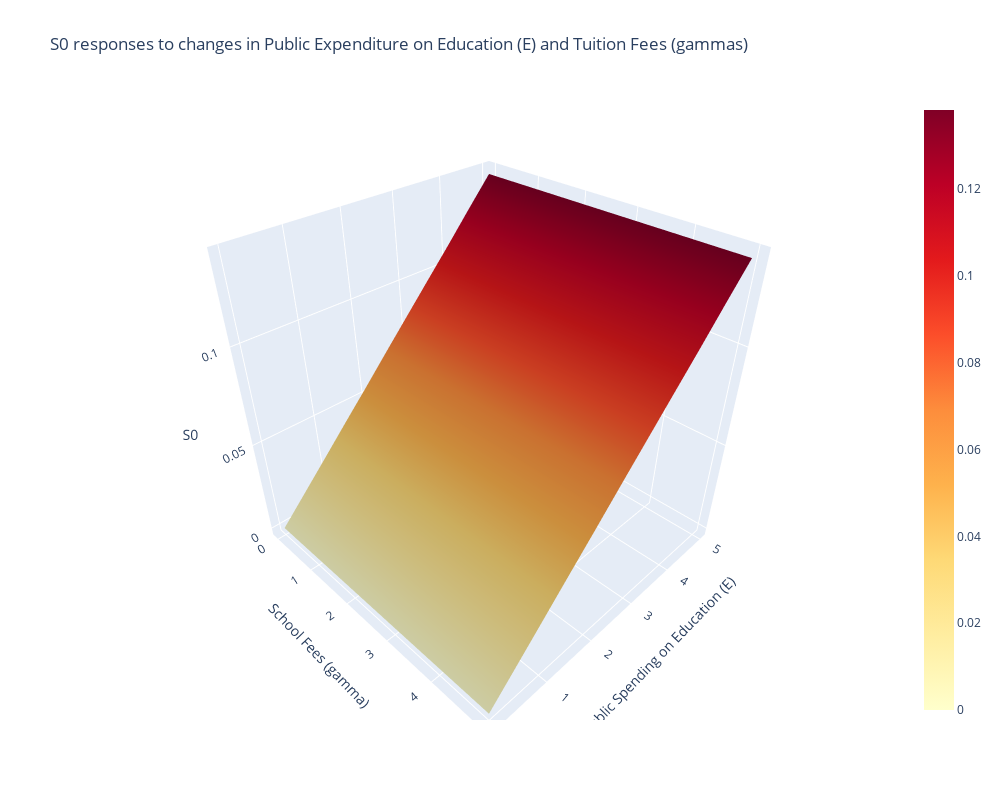

Source (notebook cell):
### Markdown cell above
### Changes in Shooling at period t (S0) in response to increases in public spending on education and school fees, both per person.

### Code cell
# Create the boxes to store the values
S0_values = np.zeros((len(Es), len(gammas)))
model = HumanCapitalModelClass()

# Here we are looping over all possible values in the parameters E and Gamma
for j, gamma in enumerate(gammas):
    for i, E in enumerate(Es):
        model.par.E = E
        model.par.gamma = gamma
        sol_1 = model.solve_continously()
        S0_values[i, j] = sol_1.S0

# Here we are storing the values created before (Es and Gammas)
Es_mesh, gammas_mesh = np.meshgrid(Es, gammas)

# Ploting in 3D
fig = go.Figure(data=[go.Surface(x=Es_mesh, y=gammas_mesh, z=S0_values.T)])
# This part of the code is important because is how to set the point labels and color of the grid
fig.update_traces(
    colorscale="YlOrRd",  # Set the color scale
    hovertemplate="E: %{x}<br>gamma: %{y}<br>S0: %{z}<extra></extra>" 
)
# Just the plot
fig.update_layout(
    scene=dict(
        xaxis=dict(title="Public Spending on Education (E)", autorange="reversed"),
        yaxis_title="School Fees (gamma)",
        zaxis_title="S0"
    ),
    title="S0 responses to changes in Public Expenditure on Education (E) and Tuition Fees (gammas)",
    width=1000,
    height=800
)
fig.show()

### Figure 1 — Plotly figure (JSON) as saved in the notebook; plotly's stock layout.template omitted (floating-point values rounded to 4 significant figures)
{"data": [{"colorscale": [[0, "rgb(255,255,204)"], [0.125, "rgb(255,237,160)"], [0.25, "rgb(254,217,118)"], [0.375, "rgb(254,178,76)"], [0.5, "rgb(253,141,60)"], [0.625, "rgb(252,78,42)"], [0.75, "rgb(227,26,28)"], [0.875, "rgb(189,0,38)"], [1, "rgb(128,0,38)"]], "hovertemplate": "E: %{x}<br>gamma: %{y}<br>S0: %{z}<extra></extra>", "type": "surface", "x": [[0, 0.5, 1, 1.5, 2, 2.5, 3, 3.5, 4, 4.5, 5], [0, 0.5, 1, 1.5, 2, 2.5, 3, 3.5, 4, 4.5, 5], [0, 0.5, 1, 1.5, 2, 2.5, 3, 3.5, 4, 4.5, 5], [0, 0.5, 1, 1.5, 2, 2.5, 3, 3.5, 4, 4.5, 5], [0, 0.5, 1, 1.5, 2, 2.5, 3, 3.5, 4, 4.5, 5], [0, 0.5, 1, 1.5, 2, 2.5, 3, 3.5, 4, 4.5, 5], [0, 0.5, 1, 1.5, 2, 2.5, 3, 3.5, 4, 4.5, 5], [0, 0.5, 1, 1.5, 2, 2.5, 3, 3.5, 4, 4.5, 5], [0, 0.5, 1, 1.5, 2, 2.5, 3, 3.5, 4, 4.5, 5], [0, 0.5, 1, 1.5, 2, 2.5, 3, 3.5, 4, 4.5, 5], [0, 0.5, 1, 1.5, 2, 2.5, 3, 3.5, 4, 4.5, 5]], "y": [[0, 0, 0, 0, 0, 0, 0, 0, 0, 0, 0], [0.5, 0.5, 0.5, 0.5, 0.5, 0.5, 0.5, 0.5, 0.5, 0.5, 0.5], [1, 1, 1, 1, 1, 1, 1, 1, 1, 1, 1], [1.5, 1.5, 1.5, 1.5, 1.5, 1.5, 1.5, 1.5, 1.5, 1.5, 1.5], [2, 2, 2, 2, 2, 2, 2, 2, 2, 2, 2], [2.5, 2.5, 2.5, 2.5, 2.5, 2.5, 2.5, 2.5, 2.5, 2.5, 2.5], [3, 3, 3, 3, 3, 3, 3, 3, 3, 3, 3], [3.5, 3.5, 3.5, 3.5, 3.5, 3.5, 3.5, 3.5, 3.5, 3.5, 3.5], [4, 4, 4, 4, 4, 4, 4, 4, 4, 4, 4], [4.5, 4.5, 4.5, 4.5, 4.5, 4.5, 4.5, 4.5, 4.5, 4.5, 4.5], [5, 5, 5, 5, 5, 5, 5, 5, 5, 5, 5]], "z": [[0, 0.01377, 0.02755, 0.04142, 0.05512, 0.06908, 0.08286, 0.0966, 0.1103, 0.1244, 0.1382], [0, 0.01377, 0.02755, 0.04142, 0.05512, 0.06908, 0.08286, 0.0966, 0.1103, 0.1244, 0.1382], [0, 0.01377, 0.02755, 0.04142, 0.05512, 0.06908, 0.08286, 0.0966, 0.1103, 0.1244, 0.1382], [0, 0.01377, 0.02755, 0.04142, 0.05512, 0.06908, 0.08286, 0.0966, 0.1103, 0.1244, 0.1382], [0, 0.01377, 0.02755, 0.04142, 0.05512, 0.06908, 0.08286, 0.0966, 0.1103, 0.1244, 0.1382], [0, 0.01377, 0.02755, 0.04142, 0.05512, 0.06908, 0.08286, 0.0966, 0.1103, 0.1244, 0.1382], [0, 0.01377, 0.02755, 0.04142, 0.05512, 0.06908, 0.08286, 0.0966, 0.1103, 0.1244, 0.1382], [0, 0.01377, 0.02755, 0.04142, 0.05512, 0.06908, 0.08286, 0.0966, 0.1103, 0.1244, 0.1382], [0, 0.01377, 0.02755, 0.04142, 0.05512, 0.06908, 0.08286, 0.0966, 0.1103, 0.1244, 0.1382], [0, 0.01377, 0.02755, 0.04142, 0.05512, 0.06908, 0.08286, 0.0966, 0.1103, 0.1244, 0.1382], [0, 0.01377, 0.02755, 0.04142, 0.05512, 0.06908, 0.08286, 0.0966, 0.1103, 0.1244, 0.1382]]}], "layout": {"height": 800, "scene": {"xaxis": {"autorange": "reversed", "title": {"text": "Public Spending on Education (E)"}}, "yaxis": {"title": {"text": "School Fees (gamma)"}}, "zaxis": {"title": {"text": "S0"}}}, "title": {"text": "S0 responses to changes in Public Expenditure on Education (E) and Tuition Fees (gammas)"}, "width": 1000}}
